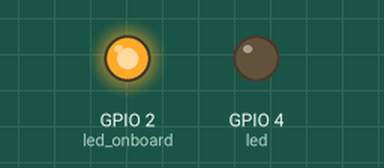
Simulated run of this program. Board: ESP32 board running MicroPython. Shown: output pins drawn as LEDs (lit = HIGH).

Above: at 0.5 s.
At 1.5 s:
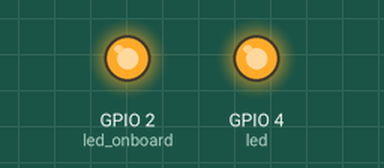
At 5.5 s:
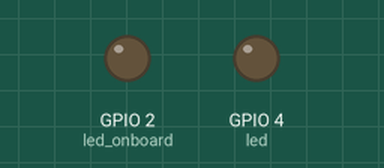
Timing chart, 0 to 6.9 s (numbered marks = the images above):
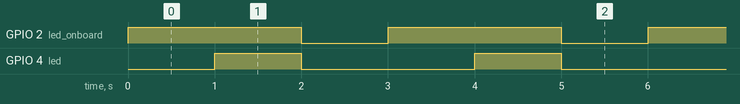

The program:

blink.py
```python
from machine import Pin
import utime

led = Pin(4, Pin.OUT)
led_onboard = Pin(2, Pin.OUT)

while(True):
    led_onboard.on()
    utime.sleep(1)
    led.on()
    utime.sleep(1)
    led_onboard.off()
    led.off()
    utime.sleep(1)
```

Measured:
- by itself, GPIO 2 (led_onboard): alternates HIGH for 2.0 s and LOW for 1.0 s
- by itself, GPIO 4 (led): alternates HIGH for 1.0 s and LOW for 2.0 s
- by itself, everything shown: repeats every 3.0 s, in 3 steps
